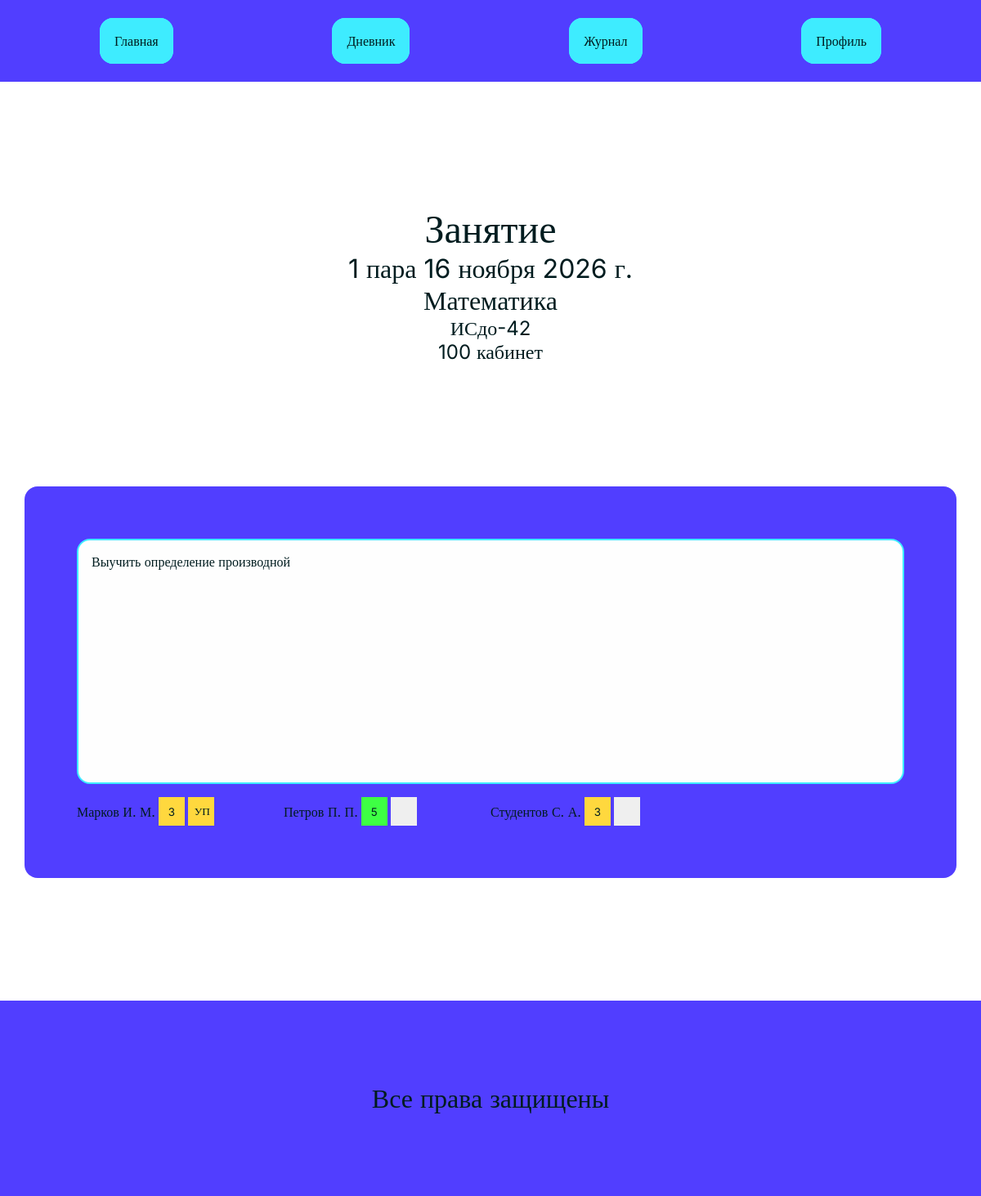
The app's page /lessons/1/ (signed in) with its own data.
### dnevnikapp/models.py (models this page shows, shortened)
class Lesson(models.Model):
    subject = models.ForeignKey(Subject, on_delete=models.PROTECT, verbose_name="Предмет", related_name="lessons")
    teacher = models.ForeignKey(CustomUser, on_delete=models.PROTECT, verbose_name="Преподаватель", related_name="lessons")
    date = models.DateField(default=timezone.now, verbose_name="Дата")
    lesson_number = models.PositiveSmallIntegerField(verbose_name="Номер пары")
    group = models.ForeignKey(Group, on_delete=models.PROTECT, verbose_name="Группа", related_name="lessons")
    room = models.CharField(verbose_name="Кабинет")
    class Meta:
        constraints = [
            models.UniqueConstraint(
                fields=["date","lesson_number","group"],
                name="unique_lesson_per_date_number_group"
            ),
            models.UniqueConstraint(
                fields=["date","lesson_number","teacher"],
                name="unique_lesson_per_date_number_teacher"
            )
        ]
        models.CheckConstraint(
            condition=models.Q(lesson_number__gt=0),
            name="lesson_number_greater_than_zero"
        )
        verbose_name = "Занятие"
        verbose_name_plural = "Занятия"

class Subject(models.Model):
    name = models.CharField(max_length=150, verbose_name="Название")
    teachers = models.ManyToManyField(CustomUser, through=TeacherSubject, blank=True)
    class Meta:
        verbose_name="Предмет"
        verbose_name_plural="Предметы"
    def __str__(self):
        return self.name

class Group(models.Model):
    name = models.CharField(verbose_name="Название")
    course = models.PositiveSmallIntegerField(verbose_name="Курс")
    major = models.ForeignKey("Major", on_delete=models.CASCADE, verbose_name="Направление", related_name="groups")
    class Meta:
        verbose_name="Группа"
        verbose_name_plural="Группы"
    def __str__(self):
        return self.name

class Hometask(models.Model):
    lesson = models.OneToOneField(Lesson, on_delete=models.CASCADE, related_name="hometask")
    text = models.TextField()
    class Meta:
        verbose_name = "Домашнее задание"
        verbose_name_plural = "Домашние задания"

class CustomUser(AbstractUser):
    class Role(models.TextChoices):
        STUDENT = "student", "Student"
        PARENT = "parent", "Parent"
        TEACHER = "teacher", "Teacher"
        ADMIN = "admin", "Admin"
    first_name=models.CharField(max_length=30, null=False, blank=False, verbose_name="Имя")
    last_name=models.CharField(max_length=30, null=False, blank=False, verbose_name="Фамилия")
    patronimic = models.CharField(max_length=30, null=True, blank=True, verbose_name="Отчество")
    role = models.TextField(choices=Role.choices, default=Role.STUDENT, null=True, blank=True, verbose_name="Роль")
    group = models.ForeignKey("Group", null=True, blank=True, verbose_name="Группа", default=None, related_name="students", on_delete=models.SET_NULL)
    subjects = models.ManyToManyField("Subject", through="TeacherSubject", verbose_name="Преподаваемые предметы", blank=True)
    parents = models.ManyToManyField("self", through="ParentChild", null=True, related_name="children", symmetrical=False, verbose_name="Родители", through_fields=("child","parent"))
    REQUIRED_FIELDS=["first_name", "last_name"]
    class Meta:
        verbose_name="Пользователь"
        verbose_name_plural="Пользователи"

class Grade(models.Model):
    lesson = models.ForeignKey(Lesson, on_delete=models.CASCADE, verbose_name="Занятие", related_name="grades")
    student = models.ForeignKey(CustomUser, on_delete=models.CASCADE, verbose_name="Студент", related_name="grades")
    grade = models.PositiveSmallIntegerField(verbose_name="Оценка",validators=[MinValueValidator(2), MaxValueValidator(5)])
    comment = models.CharField(max_length=150, null=True, blank=True, verbose_name="Комментарий")
    class Meta:
        constraints=[
            models.UniqueConstraint(
                fields=["lesson","student"],
                name="grade_per_lesson_and_student"
            )
        ]
        verbose_name = "Оценка"
        verbose_name_plural = "Оценки"

### dnevnikapp/views.py (the view, shortened to what this page needs)
# urls.py: path("lessons/<int:lessonid>/", views.lessonView, name="lessons"),
@login_required
@roles_required("teacher","admin", "student", "parent")
def lessonView(request, lessonid):
    lesson = Lesson.objects.select_related("subject", "group", "hometask"
                            ).prefetch_related(
                                Prefetch("group__students__grades", queryset=Grade.objects.filter(lesson_id=lessonid)),
                                Prefetch("group__students__absences", queryset=Absence.objects.filter(lesson_id=lessonid)),
                            ).filter(pk=lessonid).first()
    if lesson == None:
        raise Http404
    if request.user.role == "student" and request.user.group_id != lesson.group_id:
        raise PermissionDenied
    elif request.user.role == "parent" and request.user.children.filter(group_id=lesson.group_id).first() == None:
        raise PermissionDenied
    students = lesson.group.students.all()
    for student in students:
        student.grade = student.grades.first()
        student.absence = student.absences.first()
    context = {
        "lesson":lesson,
        "students":students,
    }
    if request.user.role == "teacher" or request.user.role == "admin":
        return render(request, "lesson.html", context=context)
    elif request.user.role == "student" or request.user.role == "parent":
        return render(request, "lessonstudent.html", context=context)

### dnevnikapp/converters.py (called while the page is built)
    def to_url(self, value: date) -> str:
        return value.strftime("%d-%m-%Y")

### dnevnikapp/templates/lessonstudent.html (shortened to what this page needs)
{% extends 'baseheader.html' %}
{% load static %}
{% block head %}
    <link rel="stylesheet" href="{% static 'css/lesson.css' %}">
{% endblock %}
{% block content %}
    <div class="centerdiv centerpadding">
        <div class="headingsdiv">
            <h1>Занятие</h1>
            <h2>{{ lesson.lesson_number }} пара {{ lesson.date }}</h2>
            <h2>{{ lesson.subject }}</h2>
            <h3>{{ lesson.group }}</h3>
            <h3>{{ lesson.room }} кабинет</h3>
        </div>
        <div class="mainblock">
            <form class="mainform">
                <textarea readonly disabled name="hometask" placeholder="Домашнее задание">{{ lesson.hometask.text }}</textarea>
                <div class="lesson-studentsgrid">
                    {% for student in students %}
                        <div class="lesson-student">
                            <p>{{ student.last_name }} {{ student.first_name|slice:1 }}. {{ student.patronimic|slice:1 }}.</p>
                            <button type="button"
                                class="lessongrade {% if student.grade.grade >= 4 %}grade-good{% elif student.grade.grade == 3 %}grade-ok{% elif student.grade.grade == 2 %}grade-bad{% endif %}"
                            >
                                {{ student.grade.grade|default:"" }}
                            </button>
                            <button type="button"
                                class="lessonabsence {% if student.absence %}{% if student.absence.is_excused %}absence-excused{% else %}absence{% endif %}{% endif %}"
                            >
                                {% if student.absence %}
                                    {% if student.absence.is_excused %}
                                        УП
                                    {% else %}
                                        Н
                                    {% endif %}
                                {% endif %}
                            </button>
                        </div>
                    {% endfor %}
                </div>
            </form>
        </div>
    </div>
{% endblock %}

### dnevnikapp/static/css/style.css (style rules this page uses)
:root { --backgroundcolor:#fefefe; --maincolor:#513eff; --additionalcolor:#3e8bff; --accentcolor:#3eecff; --errorcolor:#ff3e41; --successcolor:#3eff44; --warningcolor:#ffd83e; --textcolor:#001c1f; --h1size:48px; --h2size:32px; --h3size:24px; --mainsize:16px; }
* { margin:0; padding:0; font-family: "Inter"; word-break: break-all; color:var(--textcolor); }
h1 { font-size: var(--h1size); font-weight:normal; }
h2 { font-size: var(--h2size); font-weight:normal; }
h3 { font-size: var(--h3size); font-weight:normal; }
p, span { font-size: var(--mainsize); }
input, textarea { background-color: var(--backgroundcolor); color:var(--textcolor); border-radius: 16px; padding:16px; font-size: var(--mainsize); border-style: solid; border-width: 2px; border-color: var(--accentcolor); width:100%; box-sizing: border-box; }
input::placeholder, textarea::placeholder { color:#001c1f80 }
textarea { resize:none; height:300px; }
.centerdiv { display:flex; flex-direction: column; justify-content: center; align-items: center; row-gap: 150px; }
.centerpadding { padding:150px 30px 150px 30px; }
.headingsdiv { text-align: center; }
.mainblock { box-sizing: border-box; background-color: var(--maincolor); border-radius: 16px; padding:64px; width:100%; display: flex; flex-direction: column; gap:16px; }
.lessonabsence, .lessongrade { text-align: center; word-break: keep-all; }
.grade-good { background-color: var(--successcolor); }
.grade-ok { background-color: var(--warningcolor); }
.absence-excused { background-color: var(--warningcolor); }

### dnevnikapp/static/css/lesson.css (style rules this page uses)
.mainform { display:flex; flex-direction: column; align-items: center; gap:16px; }
.lesson-studentsgrid { display:grid; grid-template-columns: repeat(4,1fr); width:100%; }
.lesson-student { display: flex; align-items: center; gap:4px; }
.lessongrade, .lessonabsence { content:''; padding:8px; width:32px; height:35px; box-sizing: border-box; }
button { border-radius: 0; border-style: none; }

### records on screen
Lesson: lesson_number "1", date "16 ноября 2026 г.", subject "Математика", group "ИСдо-42", room "100", hometask "Выучить определение производной"
CustomUser: last_name "Марков", first_name "И", patronimic "М", grade.grade "3", shows "УП"
CustomUser: last_name "Петров", first_name "П", patronimic "П", grade.grade "5"
CustomUser: last_name "Студентов", first_name "С", patronimic "А", grade.grade "3"

### other values on screen
{{ link.title }} "Главная" "Дневник" "Журнал" "Профиль"
